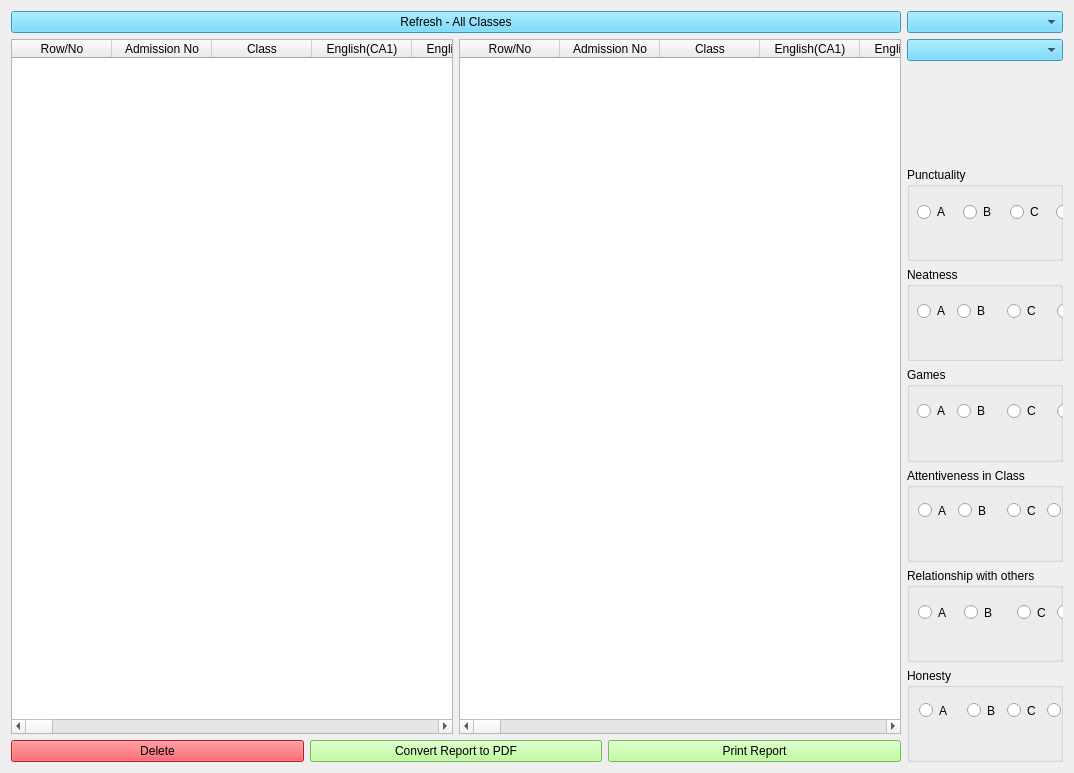
<?xml version="1.0" encoding="UTF-8"?>
<ui version="4.0">
 <class>ArtSecScoreForm</class>
 <widget class="QWidget" name="ArtSecScoreForm">
  <property name="geometry">
   <rect>
    <x>0</x>
    <y>0</y>
    <width>1074</width>
    <height>773</height>
   </rect>
  </property>
  <property name="windowTitle">
   <string>Art Senior Secondary Classes Scores (First Term)</string>
  </property>
  <property name="windowIcon">
   <iconset>
    <normaloff>score2_icon.jpg</normaloff>score2_icon.jpg</iconset>
  </property>
  <property name="styleSheet">
   <string notr="true">font: 12pt &quot;MS Shell Dlg 2&quot;;

QPushButton{
background-color: rgb(170, 255, 127);
}</string>
  </property>
  <layout class="QHBoxLayout" name="horizontalLayout_4">
   <item>
    <layout class="QVBoxLayout" name="verticalLayout_2">
     <item>
      <widget class="QPushButton" name="switch_back_btn">
       <property name="styleSheet">
        <string notr="true">background-color: rgb(84, 210, 255);</string>
       </property>
       <property name="text">
        <string>Refresh - All Classes</string>
       </property>
      </widget>
     </item>
     <item>
      <layout class="QHBoxLayout" name="horizontalLayout">
       <item>
        <widget class="QTableWidget" name="tableWidget">
         <property name="sizePolicy">
          <sizepolicy hsizetype="Expanding" vsizetype="Expanding">
           <horstretch>0</horstretch>
           <verstretch>0</verstretch>
          </sizepolicy>
         </property>
         <property name="autoFillBackground">
          <bool>false</bool>
         </property>
         <property name="frameShape">
          <enum>QFrame::StyledPanel</enum>
         </property>
         <property name="alternatingRowColors">
          <bool>true</bool>
         </property>
         <property name="showGrid">
          <bool>true</bool>
         </property>
         <attribute name="horizontalHeaderStretchLastSection">
          <bool>false</bool>
         </attribute>
         <attribute name="verticalHeaderVisible">
          <bool>true</bool>
         </attribute>
         <column>
          <property name="text">
           <string>Row/No</string>
          </property>
         </column>
         <column>
          <property name="text">
           <string>Admission No</string>
          </property>
         </column>
         <column>
          <property name="text">
           <string>Class</string>
          </property>
         </column>
         <column>
          <property name="text">
           <string>English(CA1)</string>
          </property>
         </column>
         <column>
          <property name="text">
           <string>English(CA2)</string>
          </property>
         </column>
         <column>
          <property name="text">
           <string>English(ASS)</string>
          </property>
         </column>
         <column>
          <property name="text">
           <string>English(ATT)</string>
          </property>
         </column>
         <column>
          <property name="text">
           <string>English(EXAM)</string>
          </property>
         </column>
         <column>
          <property name="text">
           <string>English(TOTAL)</string>
          </property>
         </column>
         <column>
          <property name="text">
           <string>Maths(CA1)</string>
          </property>
         </column>
         <column>
          <property name="text">
           <string>Maths(CA2)</string>
          </property>
         </column>
         <column>
          <property name="text">
           <string>Maths(ASS)</string>
          </property>
         </column>
         <column>
          <property name="text">
           <string>Maths(ATT)</string>
          </property>
         </column>
         <column>
          <property name="text">
           <string>Maths(EXAM)</string>
          </property>
         </column>
         <column>
          <property name="text">
           <string>Maths(TOTAL)</string>
          </property>
         </column>
         <column>
          <property name="text">
           <string>Literature(CA1)</string>
          </property>
         </column>
         <column>
          <property name="text">
           <string>Literature(CA2)</string>
          </property>
         </column>
         <column>
          <property name="text">
           <string>Literature(ASS)</string>
          </property>
         </column>
         <column>
          <property name="text">
           <string>Literature(ATT)</string>
          </property>
         </column>
         <column>
          <property name="text">
           <string>Literature(EXAM)</string>
          </property>
         </column>
         <column>
          <property name="text">
           <string>Literature(TOTAL)</string>
          </property>
         </column>
         <column>
          <property name="text">
           <string>Civic(CA1)</string>
          </property>
         </column>
         <column>
          <property name="text">
           <string>Civic(CA2)</string>
          </property>
         </column>
         <column>
          <property name="text">
           <string>Civic(ASS)</string>
          </property>
         </column>
         <column>
          <property name="text">
           <string>Civic(ATT)</string>
          </property>
         </column>
         <column>
          <property name="text">
           <string>Civic(EXAM)</string>
          </property>
         </column>
         <column>
          <property name="text">
           <string>Civic(TOTAL)</string>
          </property>
         </column>
         <column>
          <property name="text">
           <string>Computer(CA1)</string>
          </property>
         </column>
         <column>
          <property name="text">
           <string>Computer(CA2)</string>
          </property>
         </column>
         <column>
          <property name="text">
           <string>Computer(ASS)</string>
          </property>
         </column>
         <column>
          <property name="text">
           <string>Computer(ATT)</string>
          </property>
         </column>
         <column>
          <property name="text">
           <string>Computer(EXAM)</string>
          </property>
         </column>
         <column>
          <property name="text">
           <string>Computer(TOTAL)</string>
          </property>
         </column>
         <column>
          <property name="text">
           <string>Biology(CA1)</string>
          </property>
         </column>
         <column>
          <property name="text">
           <string>Biology(CA2)</string>
          </property>
         </column>
         <column>
          <property name="text">
           <string>Biology(ASS)</string>
          </property>
         </column>
         <column>
          <property name="text">
           <string>Biology(ATT)</string>
          </property>
         </column>
         <column>
          <property name="text">
           <string>Biology(EXAM)</string>
          </property>
         </column>
         <column>
          <property name="text">
           <string>Biology(TOTAL)</string>
          </property>
         </column>
         <column>
          <property name="text">
           <string>Quran(CA1)</string>
          </property>
         </column>
         <column>
          <property name="text">
           <string>Quran(CA2)</string>
          </property>
         </column>
         <column>
          <property name="text">
           <string>Quran(ASS)</string>
          </property>
         </column>
         <column>
          <property name="text">
           <string>Quran(ATT)</string>
          </property>
         </column>
         <column>
          <property name="text">
           <string>Quran(EXAM)</string>
          </property>
         </column>
         <column>
          <property name="text">
           <string>Quran(TOTAL)</string>
          </property>
         </column>
         <column>
          <property name="text">
           <string>IRS(CA1)</string>
          </property>
         </column>
         <column>
          <property name="text">
           <string>IRS(CA2)</string>
          </property>
         </column>
         <column>
          <property name="text">
           <string>IRS(ASS)</string>
          </property>
         </column>
         <column>
          <property name="text">
           <string>IRS(ATT)</string>
          </property>
         </column>
         <column>
          <property name="text">
           <string>IRS(EXAM)</string>
          </property>
         </column>
         <column>
          <property name="text">
           <string>IRS(TOTAL)</string>
          </property>
         </column>
         <column>
          <property name="text">
           <string>Arabic(CA1)</string>
          </property>
         </column>
         <column>
          <property name="text">
           <string>Arabic(CA2)</string>
          </property>
         </column>
         <column>
          <property name="text">
           <string>Arabic(ASS)</string>
          </property>
         </column>
         <column>
          <property name="text">
           <string>Arabic(ATT)</string>
          </property>
         </column>
         <column>
          <property name="text">
           <string>Arabic(EXAM)</string>
          </property>
         </column>
         <column>
          <property name="text">
           <string>Arabic(TOTAL)</string>
          </property>
         </column>
         <column>
          <property name="text">
           <string>Tajweed(CA1)</string>
          </property>
         </column>
         <column>
          <property name="text">
           <string>Tajweed(CA2)</string>
          </property>
         </column>
         <column>
          <property name="text">
           <string>Tajweed(ASS)</string>
          </property>
         </column>
         <column>
          <property name="text">
           <string>Tajweed(ATT)</string>
          </property>
         </column>
         <column>
          <property name="text">
           <string>Tajweed(EXAM)</string>
          </property>
         </column>
         <column>
          <property name="text">
           <string>Tajweed(TOTAL)</string>
          </property>
         </column>
         <column>
          <property name="text">
           <string>Agric(CA1)</string>
          </property>
         </column>
         <column>
          <property name="text">
           <string>Agric(CA2)</string>
          </property>
         </column>
         <column>
          <property name="text">
           <string>Agric(ASS)</string>
          </property>
         </column>
         <column>
          <property name="text">
           <string>Agric(ATT)</string>
          </property>
         </column>
         <column>
          <property name="text">
           <string>Agric(EXAM)</string>
          </property>
         </column>
         <column>
          <property name="text">
           <string>Agric(TOTAL)</string>
          </property>
         </column>
         <column>
          <property name="text">
           <string>Govt(CA1)</string>
          </property>
         </column>
         <column>
          <property name="text">
           <string>Govt(CA2)</string>
          </property>
         </column>
         <column>
          <property name="text">
           <string>Govt(ASS)</string>
          </property>
         </column>
         <column>
          <property name="text">
           <string>Govt(ATT)</string>
          </property>
         </column>
         <column>
          <property name="text">
           <string>Govt(EXAM)</string>
          </property>
         </column>
         <column>
          <property name="text">
           <string>Govt(TOTAL)</string>
          </property>
         </column>
         <column>
          <property name="text">
           <string>Geography(CA1)</string>
          </property>
         </column>
         <column>
          <property name="text">
           <string>Geography(CA2)</string>
          </property>
         </column>
         <column>
          <property name="text">
           <string>Geography(ASS)</string>
          </property>
         </column>
         <column>
          <property name="text">
           <string>Geography(ATT)</string>
          </property>
         </column>
         <column>
          <property name="text">
           <string>Geography(EXAM)</string>
          </property>
         </column>
         <column>
          <property name="text">
           <string>Geography(TOTAL)</string>
          </property>
         </column>
         <column>
          <property name="text">
           <string>History(CA1)</string>
          </property>
         </column>
         <column>
          <property name="text">
           <string>History(CA2)</string>
          </property>
         </column>
         <column>
          <property name="text">
           <string>History(ASS)</string>
          </property>
         </column>
         <column>
          <property name="text">
           <string>History(ATT)</string>
          </property>
         </column>
         <column>
          <property name="text">
           <string>History(EXAM)</string>
          </property>
         </column>
         <column>
          <property name="text">
           <string>History(TOTAL)</string>
          </property>
         </column>
         <column>
          <property name="text">
           <string>Economics(CA1)</string>
          </property>
         </column>
         <column>
          <property name="text">
           <string>Economics(CA2)</string>
          </property>
         </column>
         <column>
          <property name="text">
           <string>Economics(ASS)</string>
          </property>
         </column>
         <column>
          <property name="text">
           <string>Economics(ATT)</string>
          </property>
         </column>
         <column>
          <property name="text">
           <string>Economics(EXAM)</string>
          </property>
         </column>
         <column>
          <property name="text">
           <string>Economics(TOTAL)</string>
          </property>
         </column>
         <column>
          <property name="text">
           <string>All Total</string>
          </property>
         </column>
         <column>
          <property name="text">
           <string>Average</string>
          </property>
         </column>
        </widget>
       </item>
       <item>
        <widget class="QTableWidget" name="tableWidget_2">
         <property name="sizePolicy">
          <sizepolicy hsizetype="Expanding" vsizetype="Expanding">
           <horstretch>0</horstretch>
           <verstretch>0</verstretch>
          </sizepolicy>
         </property>
         <property name="autoFillBackground">
          <bool>false</bool>
         </property>
         <property name="frameShape">
          <enum>QFrame::StyledPanel</enum>
         </property>
         <property name="alternatingRowColors">
          <bool>true</bool>
         </property>
         <property name="showGrid">
          <bool>true</bool>
         </property>
         <attribute name="horizontalHeaderStretchLastSection">
          <bool>false</bool>
         </attribute>
         <attribute name="verticalHeaderVisible">
          <bool>true</bool>
         </attribute>
         <column>
          <property name="text">
           <string>Row/No</string>
          </property>
         </column>
         <column>
          <property name="text">
           <string>Admission No</string>
          </property>
         </column>
         <column>
          <property name="text">
           <string>Class</string>
          </property>
         </column>
         <column>
          <property name="text">
           <string>English(CA1)</string>
          </property>
         </column>
         <column>
          <property name="text">
           <string>English(CA2)</string>
          </property>
         </column>
         <column>
          <property name="text">
           <string>English(ASS)</string>
          </property>
         </column>
         <column>
          <property name="text">
           <string>English(ATT)</string>
          </property>
         </column>
         <column>
          <property name="text">
           <string>English(EXAM)</string>
          </property>
         </column>
         <column>
          <property name="text">
           <string>English(TOTAL)</string>
          </property>
         </column>
         <column>
          <property name="text">
           <string>Maths(CA1)</string>
          </property>
         </column>
         <column>
          <property name="text">
           <string>Maths(CA2)</string>
          </property>
         </column>
         <column>
          <property name="text">
           <string>Maths(ASS)</string>
          </property>
         </column>
         <column>
          <property name="text">
           <string>Maths(ATT)</string>
          </property>
         </column>
         <column>
          <property name="text">
           <string>Maths(EXAM)</string>
          </property>
         </column>
         <column>
          <property name="text">
           <string>Maths(TOTAL)</string>
          </property>
         </column>
         <column>
          <property name="text">
           <string>Literature(CA1)</string>
          </property>
         </column>
         <column>
          <property name="text">
           <string>Literature(CA2)</string>
          </property>
         </column>
         <column>
          <property name="text">
           <string>Literature(ASS)</string>
          </property>
         </column>
         <column>
          <property name="text">
           <string>Literature(ATT)</string>
          </property>
         </column>
         <column>
          <property name="text">
           <string>Literature(EXAM)</string>
          </property>
         </column>
         <column>
          <property name="text">
           <string>Literature(TOTAL)</string>
          </property>
         </column>
         <column>
          <property name="text">
           <string>Civic(CA1)</string>
          </property>
         </column>
         <column>
          <property name="text">
           <string>Civic(CA2)</string>
          </property>
         </column>
         <column>
          <property name="text">
           <string>Civic(ASS)</string>
          </property>
         </column>
         <column>
          <property name="text">
           <string>Civic(ATT)</string>
          </property>
         </column>
         <column>
          <property name="text">
           <string>Civic(EXAM)</string>
          </property>
         </column>
         <column>
          <property name="text">
           <string>Civic(TOTAL)</string>
          </property>
         </column>
         <column>
          <property name="text">
           <string>Computer(CA1)</string>
          </property>
         </column>
         <column>
          <property name="text">
           <string>Computer(CA2)</string>
          </property>
         </column>
         <column>
          <property name="text">
           <string>Computer(ASS)</string>
          </property>
         </column>
         <column>
          <property name="text">
           <string>Computer(ATT)</string>
          </property>
         </column>
         <column>
          <property name="text">
           <string>Computer(EXAM)</string>
          </property>
         </column>
         <column>
          <property name="text">
           <string>Computer(TOTAL)</string>
          </property>
         </column>
         <column>
          <property name="text">
           <string>Biology(CA1)</string>
          </property>
         </column>
         <column>
          <property name="text">
           <string>Biology(CA2)</string>
          </property>
         </column>
         <column>
          <property name="text">
           <string>Biology(ASS)</string>
          </property>
         </column>
         <column>
          <property name="text">
           <string>Biology(ATT)</string>
          </property>
         </column>
         <column>
          <property name="text">
           <string>Biology(EXAM)</string>
          </property>
         </column>
         <column>
          <property name="text">
           <string>Biology(TOTAL)</string>
          </property>
         </column>
         <column>
          <property name="text">
           <string>Quran(CA1)</string>
          </property>
         </column>
         <column>
          <property name="text">
           <string>Quran(CA2)</string>
          </property>
         </column>
         <column>
          <property name="text">
           <string>Quran(ASS)</string>
          </property>
         </column>
         <column>
          <property name="text">
           <string>Quran(ATT)</string>
          </property>
         </column>
         <column>
          <property name="text">
           <string>Quran(EXAM)</string>
          </property>
         </column>
         <column>
          <property name="text">
           <string>Quran(TOTAL)</string>
          </property>
         </column>
         <column>
          <property name="text">
           <string>IRS(CA1)</string>
          </property>
         </column>
         <column>
          <property name="text">
           <string>IRS(CA2)</string>
          </property>
         </column>
         <column>
          <property name="text">
           <string>IRS(ASS)</string>
          </property>
         </column>
         <column>
          <property name="text">
           <string>IRS(ATT)</string>
          </property>
         </column>
         <column>
          <property name="text">
           <string>IRS(EXAM)</string>
          </property>
         </column>
         <column>
          <property name="text">
           <string>IRS(TOTAL)</string>
          </property>
         </column>
         <column>
          <property name="text">
           <string>Arabic(CA1)</string>
          </property>
         </column>
         <column>
          <property name="text">
           <string>Arabic(CA2)</string>
          </property>
         </column>
         <column>
          <property name="text">
           <string>Arabic(ASS)</string>
          </property>
         </column>
         <column>
          <property name="text">
           <string>Arabic(ATT)</string>
          </property>
         </column>
         <column>
          <property name="text">
           <string>Arabic(EXAM)</string>
          </property>
         </column>
         <column>
          <property name="text">
           <string>Arabic(TOTAL)</string>
          </property>
         </column>
         <column>
          <property name="text">
           <string>Tajweed(CA1)</string>
          </property>
         </column>
         <column>
          <property name="text">
           <string>Tajweed(CA2)</string>
          </property>
         </column>
         <column>
          <property name="text">
           <string>Tajweed(ASS)</string>
          </property>
         </column>
         <column>
          <property name="text">
           <string>Tajweed(ATT)</string>
          </property>
         </column>
         <column>
          <property name="text">
           <string>Tajweed(EXAM)</string>
          </property>
         </column>
         <column>
          <property name="text">
           <string>Tajweed(TOTAL)</string>
          </property>
         </column>
         <column>
          <property name="text">
           <string>Agric(CA1)</string>
          </property>
         </column>
         <column>
          <property name="text">
           <string>Agric(CA2)</string>
          </property>
         </column>
         <column>
          <property name="text">
           <string>Agric(ASS)</string>
          </property>
         </column>
         <column>
          <property name="text">
           <string>Agric(ATT)</string>
          </property>
         </column>
         <column>
          <property name="text">
           <string>Agric(EXAM)</string>
          </property>
         </column>
         <column>
          <property name="text">
           <string>Agric(TOTAL)</string>
          </property>
         </column>
         <column>
          <property name="text">
           <string>Govt(CA1)</string>
          </property>
         </column>
         <column>
          <property name="text">
           <string>Govt(CA2)</string>
          </property>
         </column>
         <column>
          <property name="text">
           <string>Govt(ASS)</string>
          </property>
         </column>
         <column>
          <property name="text">
           <string>Govt(ATT)</string>
          </property>
         </column>
         <column>
          <property name="text">
           <string>Govt(EXAM)</string>
          </property>
         </column>
         <column>
          <property name="text">
           <string>Govt(TOTAL)</string>
          </property>
         </column>
         <column>
          <property name="text">
           <string>Geography(CA1)</string>
          </property>
         </column>
         <column>
          <property name="text">
           <string>Geography(CA2)</string>
          </property>
         </column>
         <column>
          <property name="text">
           <string>Geography(ASS)</string>
          </property>
         </column>
         <column>
          <property name="text">
           <string>Geography(ATT)</string>
          </property>
         </column>
         <column>
          <property name="text">
           <string>Geography(EXAM)</string>
          </property>
         </column>
         <column>
          <property name="text">
           <string>Geography(TOTAL)</string>
          </property>
         </column>
         <column>
          <property name="text">
           <string>History(CA1)</string>
          </property>
         </column>
         <column>
          <property name="text">
           <string>History(CA2)</string>
          </property>
         </column>
         <column>
          <property name="text">
           <string>History(ASS)</string>
          </property>
         </column>
         <column>
          <property name="text">
           <string>History(ATT)</string>
          </property>
         </column>
         <column>
          <property name="text">
           <string>History(EXAM)</string>
          </property>
         </column>
         <column>
          <property name="text">
           <string>History(TOTAL)</string>
          </property>
         </column>
         <column>
          <property name="text">
           <string>Econs(CA1)</string>
          </property>
         </column>
         <column>
          <property name="text">
           <string>Econs(CA2)</string>
          </property>
         </column>
         <column>
          <property name="text">
           <string>Econs(ASS)</string>
          </property>
         </column>
         <column>
          <property name="text">
           <string>Econs(ATT)</string>
          </property>
         </column>
         <column>
          <property name="text">
           <string>Econs(EXAM)</string>
          </property>
         </column>
         <column>
          <property name="text">
           <string>Econs(TOTAL)</string>
          </property>
         </column>
         <column>
          <property name="text">
           <string>All Total</string>
          </property>
         </column>
         <column>
          <property name="text">
           <string>Average</string>
          </property>
         </column>
        </widget>
       </item>
      </layout>
     </item>
     <item>
      <layout class="QHBoxLayout" name="horizontalLayout_2">
       <item>
        <widget class="QPushButton" name="del_btn">
         <property name="styleSheet">
          <string notr="true">background-color: rgb(255, 37, 51);</string>
         </property>
         <property name="text">
          <string>Delete</string>
         </property>
        </widget>
       </item>
       <item>
        <widget class="QPushButton" name="pdf_btn">
         <property name="styleSheet">
          <string notr="true">background-color: rgb(170, 255, 127);</string>
         </property>
         <property name="text">
          <string>Convert Report to PDF</string>
         </property>
        </widget>
       </item>
       <item>
        <widget class="QPushButton" name="report_gen_btn">
         <property name="styleSheet">
          <string notr="true">background-color: rgb(170, 255, 127);</string>
         </property>
         <property name="text">
          <string>Print Report</string>
         </property>
        </widget>
       </item>
      </layout>
     </item>
    </layout>
   </item>
   <item>
    <layout class="QVBoxLayout" name="verticalLayout">
     <item>
      <widget class="QComboBox" name="class_comboBox">
       <property name="styleSheet">
        <string notr="true">background-color: rgb(84, 210, 255);</string>
       </property>
      </widget>
     </item>
     <item>
      <widget class="QComboBox" name="stud_adm_no_comboBox">
       <property name="styleSheet">
        <string notr="true">background-color: rgb(84, 210, 255);</string>
       </property>
      </widget>
     </item>
     <item>
      <widget class="QLabel" name="name_label">
       <property name="text">
        <string/>
       </property>
      </widget>
     </item>
     <item>
      <widget class="QGroupBox" name="groupBox">
       <property name="title">
        <string>Punctuality</string>
       </property>
       <widget class="QWidget" name="layoutWidget">
        <property name="geometry">
         <rect>
          <x>10</x>
          <y>30</y>
          <width>226</width>
          <height>30</height>
         </rect>
        </property>
        <layout class="QHBoxLayout" name="horizontalLayout_3">
         <item>
          <widget class="QRadioButton" name="punctuality_a_radio">
           <property name="text">
            <string>A</string>
           </property>
          </widget>
         </item>
         <item>
          <widget class="QRadioButton" name="punctuality_b_radio">
           <property name="text">
            <string>B</string>
           </property>
          </widget>
         </item>
         <item>
          <widget class="QRadioButton" name="punctuality_c_radio">
           <property name="text">
            <string>C</string>
           </property>
          </widget>
         </item>
         <item>
          <widget class="QRadioButton" name="punctuality_d_radio">
           <property name="text">
            <string>D</string>
           </property>
          </widget>
         </item>
         <item>
          <widget class="QRadioButton" name="punctuality_e_radio">
           <property name="text">
            <string>E</string>
           </property>
          </widget>
         </item>
        </layout>
       </widget>
      </widget>
     </item>
     <item>
      <widget class="QGroupBox" name="groupBox_2">
       <property name="title">
        <string>Neatness</string>
       </property>
       <widget class="QRadioButton" name="neatness_a_radio">
        <property name="geometry">
         <rect>
          <x>10</x>
          <y>30</y>
          <width>41</width>
          <height>28</height>
         </rect>
        </property>
        <property name="text">
         <string>A</string>
        </property>
       </widget>
       <widget class="QRadioButton" name="neatness_b_radio">
        <property name="geometry">
         <rect>
          <x>50</x>
          <y>30</y>
          <width>41</width>
          <height>28</height>
         </rect>
        </property>
        <property name="text">
         <string>B</string>
        </property>
       </widget>
       <widget class="QRadioButton" name="neatness_c_radio">
        <property name="geometry">
         <rect>
          <x>100</x>
          <y>30</y>
          <width>41</width>
          <height>28</height>
         </rect>
        </property>
        <property name="text">
         <string>C</string>
        </property>
       </widget>
       <widget class="QRadioButton" name="neatness_d_radio">
        <property name="geometry">
         <rect>
          <x>150</x>
          <y>30</y>
          <width>51</width>
          <height>28</height>
         </rect>
        </property>
        <property name="text">
         <string>D</string>
        </property>
       </widget>
       <widget class="QRadioButton" name="neatness_e_radio">
        <property name="geometry">
         <rect>
          <x>200</x>
          <y>30</y>
          <width>51</width>
          <height>28</height>
         </rect>
        </property>
        <property name="text">
         <string>E</string>
        </property>
       </widget>
      </widget>
     </item>
     <item>
      <widget class="QGroupBox" name="groupBox_3">
       <property name="title">
        <string>Games</string>
       </property>
       <widget class="QRadioButton" name="games_a_radio">
        <property name="geometry">
         <rect>
          <x>10</x>
          <y>30</y>
          <width>51</width>
          <height>28</height>
         </rect>
        </property>
        <property name="text">
         <string>A</string>
        </property>
       </widget>
       <widget class="QRadioButton" name="games_b_radio">
        <property name="geometry">
         <rect>
          <x>50</x>
          <y>30</y>
          <width>51</width>
          <height>28</height>
         </rect>
        </property>
        <property name="text">
         <string>B</string>
        </property>
       </widget>
       <widget class="QRadioButton" name="games_c_radio">
        <property name="geometry">
         <rect>
          <x>100</x>
          <y>30</y>
          <width>41</width>
          <height>28</height>
         </rect>
        </property>
        <property name="text">
         <string>C</string>
        </property>
       </widget>
       <widget class="QRadioButton" name="games_d_radio">
        <property name="geometry">
         <rect>
          <x>150</x>
          <y>30</y>
          <width>41</width>
          <height>28</height>
         </rect>
        </property>
        <property name="text">
         <string>D</string>
        </property>
       </widget>
       <widget class="QRadioButton" name="games_e_radio">
        <property name="geometry">
         <rect>
          <x>200</x>
          <y>30</y>
          <width>51</width>
          <height>28</height>
         </rect>
        </property>
        <property name="text">
         <string>E</string>
        </property>
       </widget>
      </widget>
     </item>
     <item>
      <widget class="QGroupBox" name="groupBox_4">
       <property name="title">
        <string>Attentiveness in Class</string>
       </property>
       <widget class="QRadioButton" name="attentiveness_c_radio">
        <property name="geometry">
         <rect>
          <x>100</x>
          <y>31</y>
          <width>41</width>
          <height>23</height>
         </rect>
        </property>
        <property name="text">
         <string>C</string>
        </property>
       </widget>
       <widget class="QRadioButton" name="attentiveness_a_radio">
        <property name="geometry">
         <rect>
          <x>11</x>
          <y>31</y>
          <width>34</width>
          <height>23</height>
         </rect>
        </property>
        <property name="text">
         <string>A</string>
        </property>
       </widget>
       <widget class="QRadioButton" name="attentiveness_e_radio">
        <property name="geometry">
         <rect>
          <x>190</x>
          <y>31</y>
          <width>41</width>
          <height>23</height>
         </rect>
        </property>
        <property name="text">
         <string>E</string>
        </property>
       </widget>
       <widget class="QRadioButton" name="attentiveness_d_radio">
        <property name="geometry">
         <rect>
          <x>140</x>
          <y>31</y>
          <width>41</width>
          <height>23</height>
         </rect>
        </property>
        <property name="text">
         <string>D</string>
        </property>
       </widget>
       <widget class="QRadioButton" name="attentiveness_b_radio">
        <property name="geometry">
         <rect>
          <x>51</x>
          <y>31</y>
          <width>41</width>
          <height>23</height>
         </rect>
        </property>
        <property name="text">
         <string>B</string>
        </property>
       </widget>
      </widget>
     </item>
     <item>
      <widget class="QGroupBox" name="groupBox_5">
       <property name="title">
        <string>Relationship with others</string>
       </property>
       <widget class="QRadioButton" name="relationship_a_radio">
        <property name="geometry">
         <rect>
          <x>11</x>
          <y>33</y>
          <width>34</width>
          <height>23</height>
         </rect>
        </property>
        <property name="text">
         <string>A</string>
        </property>
       </widget>
       <widget class="QRadioButton" name="relationship_c_radio">
        <property name="geometry">
         <rect>
          <x>110</x>
          <y>33</y>
          <width>41</width>
          <height>23</height>
         </rect>
        </property>
        <property name="text">
         <string>C</string>
        </property>
       </widget>
       <widget class="QRadioButton" name="relationship_d_radio">
        <property name="geometry">
         <rect>
          <x>150</x>
          <y>33</y>
          <width>41</width>
          <height>23</height>
         </rect>
        </property>
        <property name="text">
         <string>D</string>
        </property>
       </widget>
       <widget class="QRadioButton" name="relationship_e_radio">
        <property name="geometry">
         <rect>
          <x>195</x>
          <y>33</y>
          <width>41</width>
          <height>23</height>
         </rect>
        </property>
        <property name="text">
         <string>E</string>
        </property>
       </widget>
       <widget class="QRadioButton" name="relationship_b_radio">
        <property name="geometry">
         <rect>
          <x>57</x>
          <y>33</y>
          <width>51</width>
          <height>23</height>
         </rect>
        </property>
        <property name="text">
         <string>B</string>
        </property>
       </widget>
      </widget>
     </item>
     <item>
      <widget class="QGroupBox" name="groupBox_6">
       <property name="title">
        <string>Honesty</string>
       </property>
       <widget class="QRadioButton" name="honesty_e_radio">
        <property name="geometry">
         <rect>
          <x>190</x>
          <y>31</y>
          <width>41</width>
          <height>23</height>
         </rect>
        </property>
        <property name="text">
         <string>E</string>
        </property>
       </widget>
       <widget class="QRadioButton" name="honesty_c_radio">
        <property name="geometry">
         <rect>
          <x>100</x>
          <y>31</y>
          <width>41</width>
          <height>23</height>
         </rect>
        </property>
        <property name="text">
         <string>C</string>
        </property>
       </widget>
       <widget class="QRadioButton" name="honesty_a_radio">
        <property name="geometry">
         <rect>
          <x>12</x>
          <y>31</y>
          <width>41</width>
          <height>23</height>
         </rect>
        </property>
        <property name="text">
         <string>A</string>
        </property>
       </widget>
       <widget class="QRadioButton" name="honesty_b_radio">
        <property name="geometry">
         <rect>
          <x>60</x>
          <y>31</y>
          <width>41</width>
          <height>23</height>
         </rect>
        </property>
        <property name="text">
         <string>B</string>
        </property>
       </widget>
       <widget class="QRadioButton" name="honesty_d_radio">
        <property name="geometry">
         <rect>
          <x>140</x>
          <y>31</y>
          <width>41</width>
          <height>23</height>
         </rect>
        </property>
        <property name="text">
         <string>D</string>
        </property>
       </widget>
      </widget>
     </item>
    </layout>
   </item>
  </layout>
 </widget>
 <resources/>
 <connections/>
</ui>
